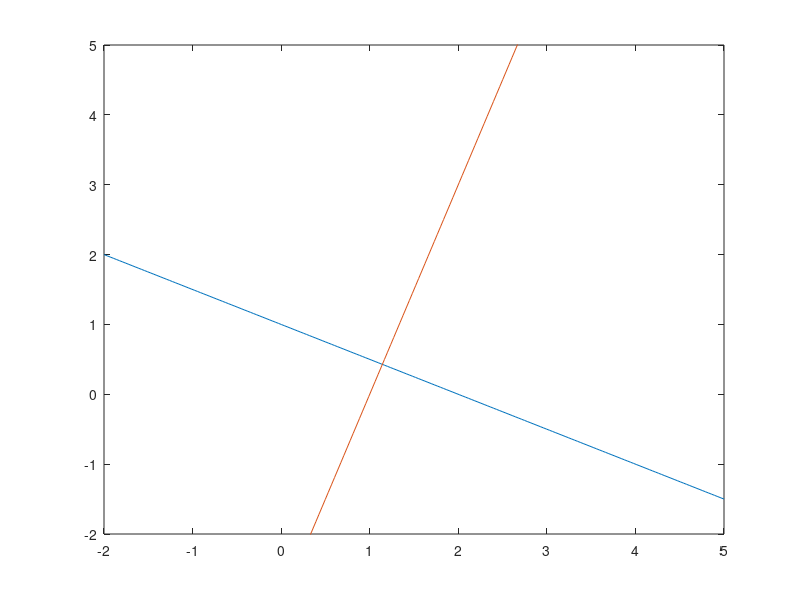

Source code (MATLAB):
A = [1 2 ; 3 -1];
b = [2; 3];
A \ b
X = linspace(-2,5,200);
Y1 = (1/2)*(2 - X);
Y2 = (-1)*(3 - 3*X);
plot(X,Y1,X,Y2)
axis([-2 5 -2 5])


A = [1,2,3;6,5,8;3,1,4];
b = [4;7;2];
A \ b
